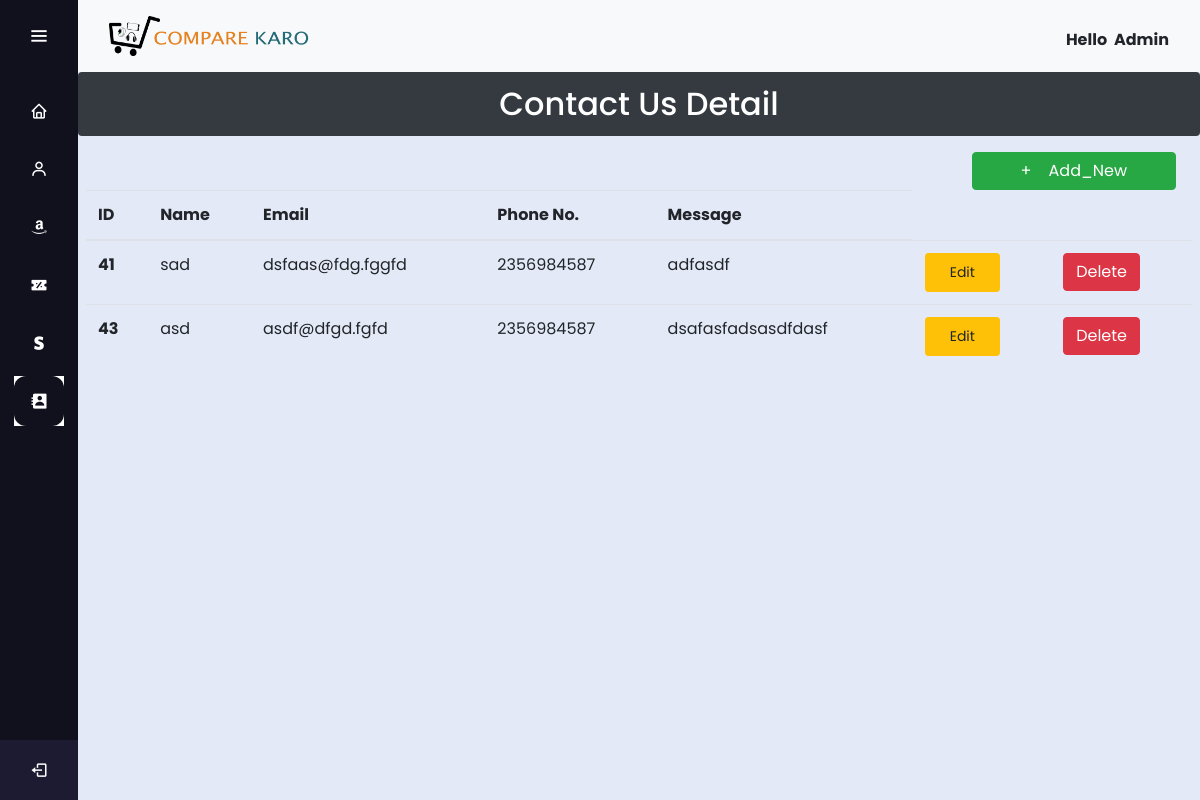
Page /admins/contact_detail/ (signed in) on the earlier database version.
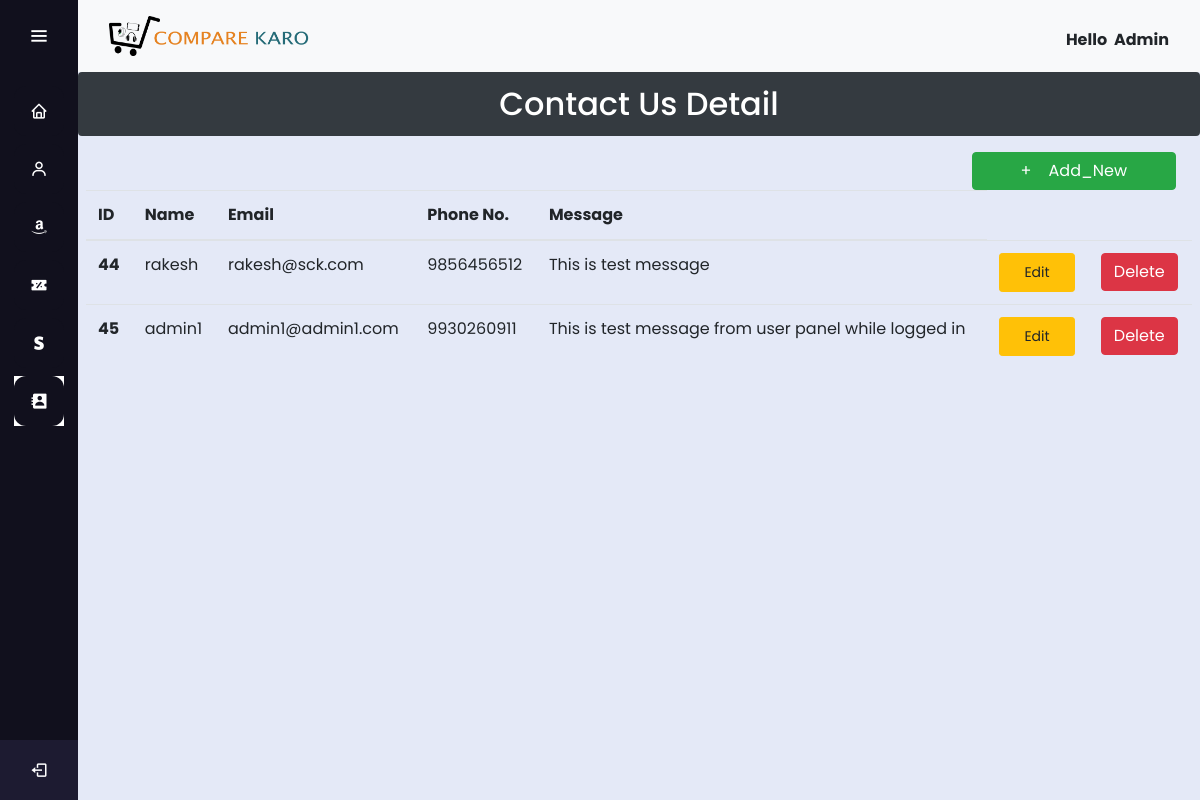
Same page on the later database version.
### user/models.py (models this page shows, shortened)
class ContactDetail(models.Model):
    name = models.CharField(null=False, blank=False, max_length=100)
    email = models.EmailField(null=False, blank=False, max_length=100)
    phone = models.IntegerField(null=False, blank=False)
    message = models.CharField(max_length=500)

### admins/decorators.py (the view)
        def wrapper_func(request, *args, **kwargs):
            group = None
            if request.user.groups.exists():
                group = request.user.groups.all()[0].name
            if group in allowed_roles:
                return view_func(request, *args, **kwargs)
            else:
                return render(request, "unauthorised.html")

### admins/views.py (called while the page is built)
@login_required
@allowed_users(allowed_roles=['admin'])
def contact_detail(request):
    data = ContactDetail.objects.all()
    context = {'contact': 'active','Data': data,}
    return render(request, 'admins/contact_detail.html', context)#

### admins/templates/admins/contact_detail.html (shortened to what this page needs)
{% extends 'admins/base.html' %}
{% load static %}
{% block content %}
    <h2 class="text-center alert btn-dark ">Contact Us Detail</h2>
    <div class="mx-2">
        <div class="d-grid gap-2 d-md-flex justify-content-md-end mx-3">
            <a href={% url 'add_contact_url' %} class="btn btn-success px-5"  role="button">+ &nbsp&nbsp Add_New </a>
        </div>
        {% if Data %}
            <table class="table table-hover">
                <thead>
                <tr>
                    <th scope="col">ID</th>
                    <th scope="col">Name</th>
                    <th scope="col">Email</th>
                    <th scope="col">Phone No.</th>
                    <th scope="col">Message</th>
                </tr>
                </thead>
                <tbody>
                    {% for dt in Data %}
                        <tr>
                            <th scope="row">{{dt.id}}</th>
                            <td>{{dt.name}}</td>
                            <td>{{dt.email}}</td>
                            <td>{{dt.phone}}</td>
                            <td>{{dt.message}}</td>
                            <td>
                                <a href="{% url 'edit_contact_url' dt.id %}" class="btn btn-warning btn-login px-4 py-2 btn-sm">Edit </a>
                            </td>
                            <td>
                                <form action="{% url 'delete_contact_url' dt.id %}" method="POST" class="d-inline">
                                    <input type="submit" class="btn btn-danger" value="Delete">
                                </form>
                            </td>
                        </tr>
                    {% endfor %}
                </tbody>
            </table>
        {% else %}
            <h2 class="text-center alert alert-warning">No Records </h2>
    </div>
        {% endif %}
{% endblock content %}

Differences in the rows shown:
removed ContactDetail: id "41", name "sad", email "dsfaas@fdg.fggfd", phone "2356984587", message "adfasdf"
removed ContactDetail: id "43", name "asd", email "asdf@dfgd.fgfd", phone "2356984587", message "dsafasfadsasdfdasf"
added ContactDetail: id "44", name "rakesh", email "rakesh@sck.com", phone "9856456512", message "This is test message"
added ContactDetail: id "45", name "admin1", email "admin1@admin1.com", phone "9930260911", message "This is test message from user panel while logged in"
